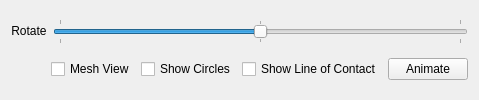
         <widget class="QWidget" name="tab_Mesh">
          <attribute name="title">
           <string>Mesh</string>
          </attribute>
          <layout class="QVBoxLayout" name="vLayout_canvasMesh">
           <item>
            <layout class="QHBoxLayout" name="horizontalLayout_2">
             <item>
              <widget class="QLabel" name="label">
               <property name="sizePolicy">
                <sizepolicy hsizetype="Preferred" vsizetype="Fixed">
                 <horstretch>0</horstretch>
                 <verstretch>0</verstretch>
                </sizepolicy>
               </property>
               <property name="text">
                <string>Rotate</string>
               </property>
               <property name="alignment">
                <set>Qt::AlignmentFlag::AlignCenter</set>
               </property>
              </widget>
             </item>
             <item>
              <widget class="QSlider" name="hSlider_Mesh">
               <property name="maximum">
                <number>200</number>
               </property>
               <property name="value">
                <number>100</number>
               </property>
               <property name="sliderPosition">
                <number>100</number>
               </property>
               <property name="orientation">
                <enum>Qt::Orientation::Horizontal</enum>
               </property>
               <property name="tickPosition">
                <enum>QSlider::TickPosition::TicksBothSides</enum>
               </property>
               <property name="tickInterval">
                <number>100</number>
               </property>
              </widget>
             </item>
            </layout>
           </item>
           <item>
            <layout class="QHBoxLayout" name="hLayout_toolbarMesh">
             <item>
              <spacer name="horizontalSpacer_9">
               <property name="orientation">
                <enum>Qt::Orientation::Horizontal</enum>
               </property>
               <property name="sizeHint" stdset="0">
                <size>
                 <width>40</width>
                 <height>20</height>
                </size>
               </property>
              </spacer>
             </item>
             <item>
              <widget class="QCheckBox" name="cb_singleViewMesh">
               <property name="text">
                <string>Mesh View</string>
               </property>
              </widget>
             </item>
             <item>
              <widget class="QCheckBox" name="cb_circlesMesh">
               <property name="text">
                <string>Show Circles</string>
               </property>
              </widget>
             </item>
             <item>
              <widget class="QCheckBox" name="cb_LoC">
               <property name="text">
                <string>Show Line of Contact</string>
               </property>
              </widget>
             </item>
             <item>
              <widget class="QPushButton" name="pb_animate">
               <property name="text">
                <string>Animate</string>
               </property>
              </widget>
             </item>
            </layout>
           </item>
          </layout>
         </widget>
